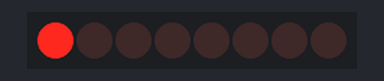
Recording of a sketch running on a simulated Arduino Uno, built with avr-gcc and run on an emulated ATmega328P. Shown: 8 shift-register outputs drawn as a row of LEDs (first output left, lit = HIGH).

Above: at 0.5 s.
At 2.5 s:
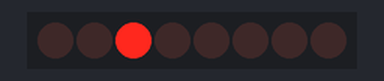
At 3.5 s:
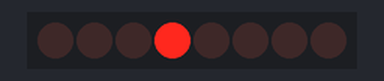
At 4.5 s:
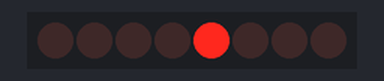
At 6.5 s:
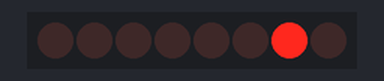
At 9.5 s:
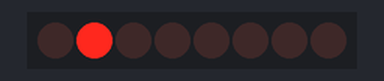
Timing chart, 0 to 10.4 s (numbered marks = the images above):
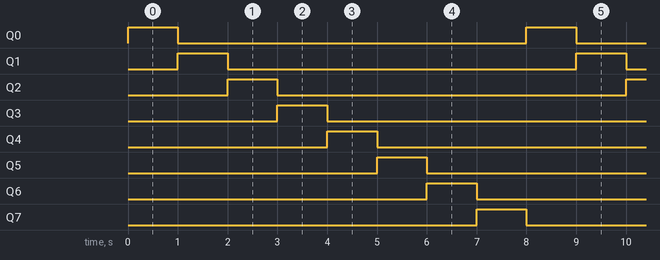

Measured:
- by itself, Q0–7: alternates HIGH for 1.0 s and LOW for 7.0 s
- by itself, everything shown: repeats every 8.0 s, in 8 steps

The sketch:

ShiftRegisterMSB.ino
```cpp
// Dichiarazione variabili pin

int data = 13;
int latch = 12;
int clock = 11;

int time = 1000;

// Setup

void setup() {

  // Pin output

  pinMode(data, OUTPUT);
  pinMode(latch, OUTPUT);
  pinMode(clock, OUTPUT);

}

// Loop

void loop() {

  // Ciclo accensione e spegnimento led

  for (int count = 0; count < 8; count++) {

    // Latch impostato su low

    digitalWrite(latch, LOW);

    // Funzione shiftOut per sequenza

    shiftOut(data, clock, MSBFIRST, 1 << count);

    // Latch impostato su high

    digitalWrite(latch, LOW);
    delay(time);

  }

}
```
